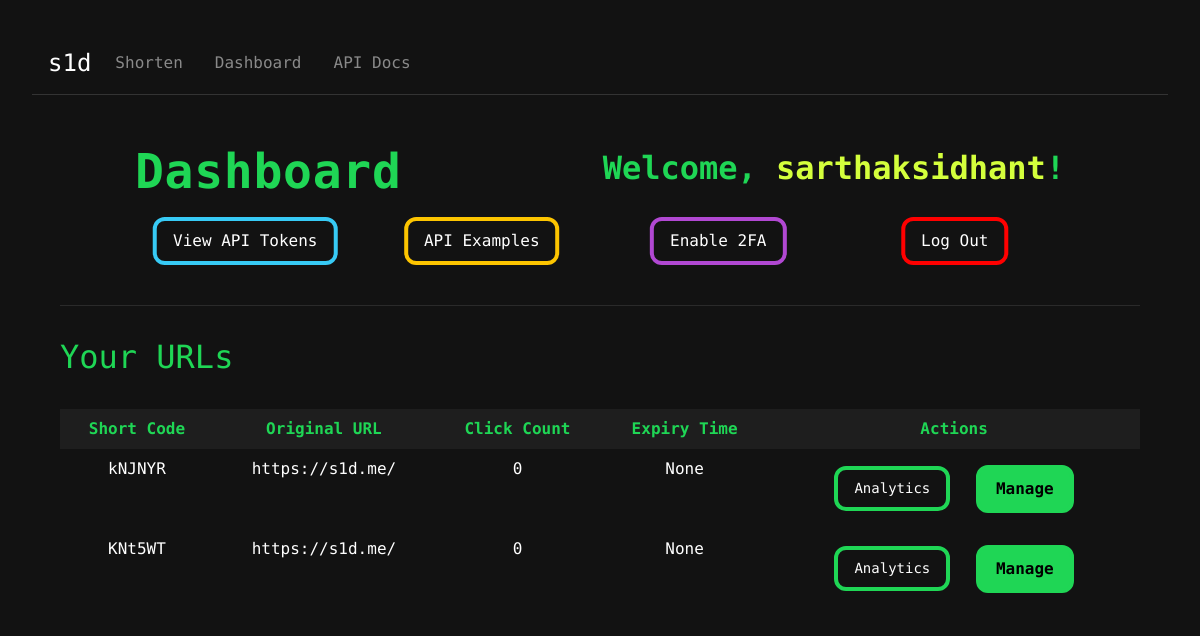
Before: /dashboard (signed in) with the older database file.
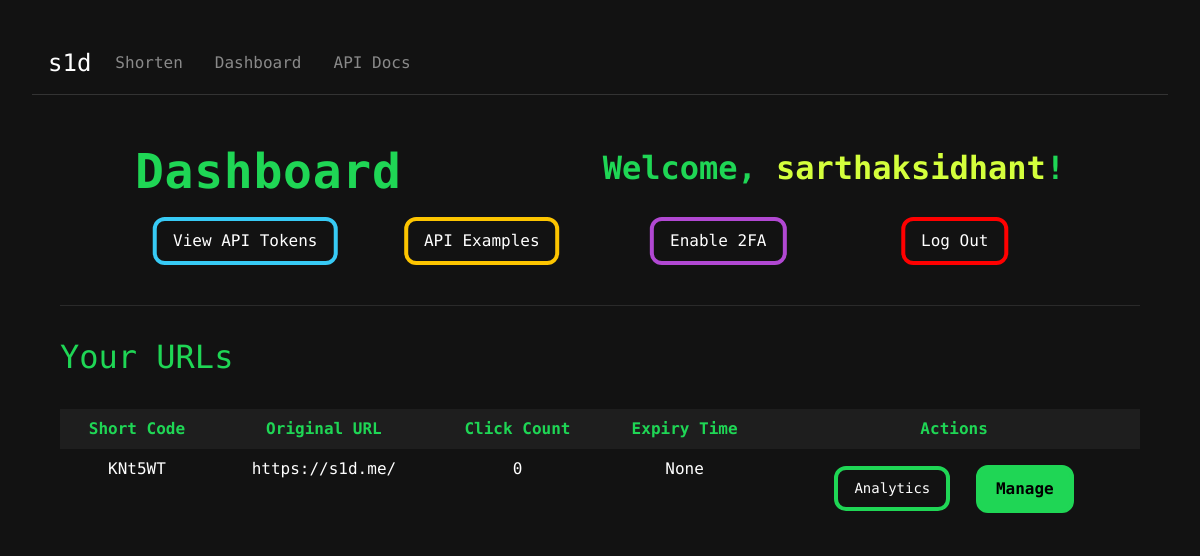
After: the same page with the newer database file.
### tables this page shows
CREATE TABLE url_mapping (
                short_code TEXT PRIMARY KEY,
                original_url TEXT,
                ip_address TEXT,
                click_count INTEGER DEFAULT 0,
                api_token TEXT,
                expiry_time TIMESTAMP,
                password TEXT,
                user_id INTEGER,
                FOREIGN KEY(user_id) REFERENCES users(id)
            );

### app.py (the view)
@app.route('/dashboard')
@login_required
def dashboard():
    user_id = current_user.id
    conn = get_db_connection(DATABASE)
    urls = conn.execute('SELECT * FROM url_mapping WHERE user_id = ?', (user_id,)).fetchall()
    user = conn.execute('SELECT two_factor_secret FROM users WHERE id = ?', (user_id,)).fetchone()
    conn.close()
    two_factor_enabled = bool(user['two_factor_secret'])
    return render_template('dashboard.html', urls=urls, two_factor_enabled=two_factor_enabled)

### app.py (called while the page is built)
@login_manager.user_loader
def load_user(user_id):
    conn = get_db_connection(DATABASE)
    user = conn.execute('SELECT * FROM users WHERE id = ?', (user_id,)).fetchone()
    conn.close()
    if user:
        return User(user['id'], user['username'], user['password'], user['email'], user['tier'], user['two_factor_secret'], user['salt'])
    return None

def get_db_connection(db_name):
    conn = sqlite3.connect(db_name)
    conn.row_factory = sqlite3.Row
    return conn

### app/templates/dashboard.html (shortened to what this page needs)
<!DOCTYPE html>
<html lang="en">
<head>
    <link rel="stylesheet" href="https://stackpath.bootstrapcdn.com/bootstrap/4.5.2/css/bootstrap.min.css">
</head>
<body>
    <nav class="navbar navbar-expand-lg navbar-dark">
        <a class="navbar-brand" href="{{ url_for('home') }}">s1d</a>
        <div class="collapse navbar-collapse" id="navbarNav">
            <ul class="navbar-nav">
                <li class="nav-item">
                    <a class="nav-link" href="{{ url_for('index') }}">Shorten</a>
                </li>
                {% if current_user.is_authenticated %}
                <li class="nav-item">
                    <a class="nav-link" href="{{ url_for('dashboard') }}">Dashboard</a>
                </li>
                {% else %}
                <li class="nav-item">
                    <a class="nav-link" href="{{ url_for('login') }}">Login</a>
                </li>
                {%endif%}
                <li class="nav-item">
                    <a class="nav-link" href="{{ url_for('api') }}">API Docs</a>
                </li>
            </ul>
        </div>
    </nav>
    <div class="container mt-5">
        <div class="header-grid">
            <h1 class="title">Dashboard</h1>
            <p class="username">Welcome, <span class="inner-username">{{ current_user.username }}</span>!</p>
        </div>
        <div class="section-grid">
            <div>
                <a href="{{ url_for('api_tokens') }}" class="btn apitok">View API Tokens</a>
            </div>
            <div>
                <a href="{{ url_for('api') }}" class="btn apiex">API Examples</a>
            </div>
            {% if two_factor_enabled %}
            <div>
                <form action="{{ url_for('disable_2fa') }}" method="POST">
                    <button type="submit" class="btn tfa">Disable 2FA</button>
                </form>
            </div>
            {% else %}
            <div>
                <a href="{{ url_for('enable_2fa') }}" class="btn tfa">Enable 2FA</a>
            </div>
            {% endif %}
            <div>
                <a href="{{ url_for('logout') }}" class="btn logout">Log Out</a>
            </div>
        </div>
    </div>
        <hr>
        <div class="table-container">
        <h2>Your URLs</h2>
        <table class="table table-bordered">
            <thead>
                <tr>
                    <th>Short Code</th>
                    <th>Original URL</th>
                    <th>Click Count</th>
                    <th>Expiry Time</th>
                    <th>Actions</th>
                </tr>
            </thead>
            <tbody>
                {% for url in urls %}
                <tr>
                    <td>{{ url.short_code }}</td>
                    <td>{{ url.original_url }}</td>
                    <td>{{ url.click_count }}</td>
                    <td>{{ url.expiry_time }}</td>
                    <td>
                        <a href="{{ url_for('link_analytics', short_code=url.short_code) }}" class="btn btn-sm">Analytics</a>
                        <a href="{{ url_for('manage_link', code=url.short_code) }}" class="btn btn-sm manage">Manage</a>
                    </td>
                </tr>
                {% endfor %}
            </tbody>
        </table>
        </div>
</body>
</html>

Changed rows visible on the page:
removed url_mapping: short_code "kNJNYR", original_url "https://s1d.me/", click_count "0", expiry_time "None"
